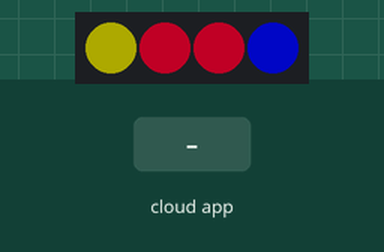
This sketch was run on a simulated ESP8266 (NodeMCU). On the bench: 4 RGB LEDs in strip order, left to right. Inputs (shaded band) come from the test bench. Dim RGB values are drawn brighter than linear; WiFi joins after 1.5 s; servers stay silent unless stated; random numbers use the default seed unless the sketch sets one; the Firebase database answers and starts empty; what the sketch prints to the serial monitor is not drawn.

Above: at 2.8 s.
2.9 s: the phone or cloud app sets bright to 1
At 15.46 s:
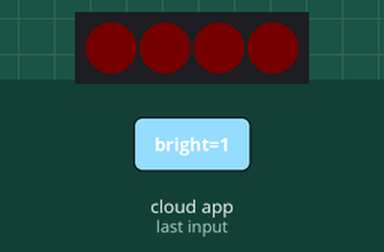
At 16.5 s:
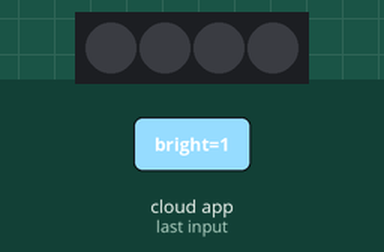
Timing chart, 0 to 18.0 s (numbered marks = the images above; inputs shaded):
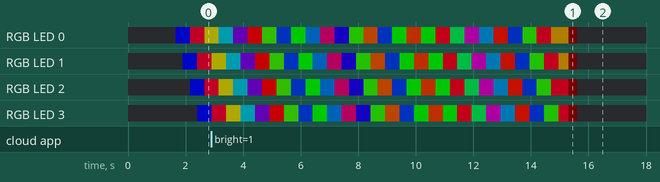

The sketch:

Mood_connect.ino
```cpp
#include <WiFiManager.h>
#include <ESP8266WiFi.h>
#include <FirebaseESP8266.h>
#include <WS2812FX.h>

#define LED_COUNT 4
#define LED_PIN 2
 String val;
 int Mod=0;
 int bright=100;
 int sped=1000;
unsigned long col;
volatile bool set=true;


WS2812FX ws2812fx = WS2812FX(LED_COUNT, LED_PIN, NEO_GRB + NEO_KHZ800);

// Provide the token generation process info.
#include <addons/TokenHelper.h>

// Provide the RTDB payload printing info and other helper functions.
#include <addons/RTDBHelper.h>

/* 2. Define the API Key */
#define API_KEY "AIzaSyCXzTTckAJmUZnqac0jp3yFIl7HUr4D9HM"

/* 3. Define the RTDB URL */
#define DATABASE_URL "https://moodconnect-d362e-default-rtdb.firebaseio.com" //<databaseName>.firebaseio.com or <databaseName>.<region>.firebasedatabase.app

/* 4. Define the user Email and password that alreadey registerd or added in your project */
#define USER_EMAIL "test@user.com"
#define USER_PASSWORD "12345678"

// Define Firebase Data object
FirebaseData fbdo;
FirebaseData stream;

FirebaseAuth auth;
FirebaseConfig config;

String parentPath = "/";
String childPath[2] = {"/aju", "/common"};

//StaticJsonBuffer<200> jsonBuffer;

int count = 0;

volatile bool dataChanged = false;

void streamCallback(MultiPathStreamData stream)
{
  dataChanged = true;
}

void streamTimeoutCallback(bool timeout)
{
  if (timeout)
    Serial.println("stream timed out, resuming...\n");

  if (!stream.httpConnected())
    Serial.printf("error code: %d, reason: %s\n\n", stream.httpCode(), stream.errorReason().c_str());
}

void setup()
{

  Serial.begin(115200);

  ws2812fx.init();
  ws2812fx.setColor(0xffffff);
  ws2812fx.setBrightness(100);
  ws2812fx.setSpeed(1000);
  ws2812fx.setMode(FX_MODE_RUNNING_RANDOM);
  ws2812fx.start();

  WiFiManager wM;

  bool res;
    // res = wM.autoConnect(); // auto generated AP name from chipid
     res = wM.autoConnect("Mood Connect"); // anonymous ap
   // res = wM.autoConnect("AutoConnectAP","password"); // password protected ap

    if(!res) {
        Serial.println("Failed to connect");
        ws2812fx.setMode(FX_MODE_STATIC);
        // ESP.restart();
    }
    else {
        //if you get here you have connected to the WiFi
        Serial.println("connected...yeey :)");
    }

  /* Assign the api key (required) */
  config.api_key = API_KEY;

  /* Assign the user sign in credentials */
  auth.user.email = USER_EMAIL;
  auth.user.password = USER_PASSWORD;

  /* Assign the RTDB URL (required) */
  config.database_url = DATABASE_URL;

  /* Assign the callback function for the long running token generation task */
  config.token_status_callback = tokenStatusCallback; // see addons/TokenHelper.h

  // To connect without auth in Test Mode, see Authentications/TestMode/TestMode.ino

  Firebase.begin(&config, &auth);

  Firebase.reconnectWiFi(true);

  // Recommend for ESP8266 stream, adjust the buffer size to match your stream data size
#if defined(ESP8266)
  stream.setBSSLBufferSize(2048 /* Rx in bytes, 512 - 16384 */, 512 /* Tx in bytes, 512 - 16384 */);
#endif

  // The data under the node being stream (parent path) should keep small
  // Large stream payload leads to the parsing error due to memory allocation.

  // The MultiPathStream works as normal stream with the payload parsing function.

  if (!Firebase.beginMultiPathStream(stream, parentPath))
    Serial.printf("sream begin error, %s\n\n", stream.errorReason().c_str());

  Firebase.setMultiPathStreamCallback(stream, streamCallback, streamTimeoutCallback);

//  Firebase.getInt(fbdo, F("/test/int")) ? String(fbdo.to<int>()).c_str() : fbdo.errorReason().c_str()
}

void loop()
{
  ws2812fx.service();

  if(set){
    if(millis()>=15016){

      if(Firebase.getString(fbdo, F("/common/color"))){
          String ival=fbdo.to<String>();
          char* end;
          unsigned long col = strtol(ival.c_str(), &end, 0);
           ws2812fx.setColor(col);
            }

          if(Firebase.getInt(fbdo, F("/aju/bright"))){
                 bright=fbdo.to<int>();
              ws2812fx.setBrightness(bright);
             }

             if(Firebase.getInt(fbdo, F("/common/effect"))){
                 Mod=fbdo.to<int>();
              ws2812fx.setMode(Mod);
             }

             if(Firebase.getInt(fbdo, F("/aju/speed"))){
                 sped=fbdo.to<int>();
               ws2812fx.setSpeed(sped);
             }
             set=false;
      }
    }

  if (dataChanged)
  {
    dataChanged = false;

          if(Firebase.getString(fbdo, F("/common/color"))){
          String ival=fbdo.to<String>();
          char* end;
          unsigned long col = strtol(ival.c_str(), &end, 0);
           ws2812fx.setColor(col);
         //  Serial.print("set color : ");
         //  Serial.println(ival);
            }

          if(Firebase.getInt(fbdo, F("/aju/bright"))){
                 bright=fbdo.to<int>();
              ws2812fx.setBrightness(bright);
             // Serial.print("set brightness: ");
             // Serial.println(bright);
             }

             if(Firebase.getInt(fbdo, F("/common/effect"))){
                 Mod=fbdo.to<int>();
              ws2812fx.setMode(Mod);
             // Serial.print("set mode : ");
             // Serial.println(Mod);
             }

             if(Firebase.getInt(fbdo, F("/aju/speed"))){
                 sped=fbdo.to<int>();
               ws2812fx.setSpeed(sped);
             }
    }
}
```
